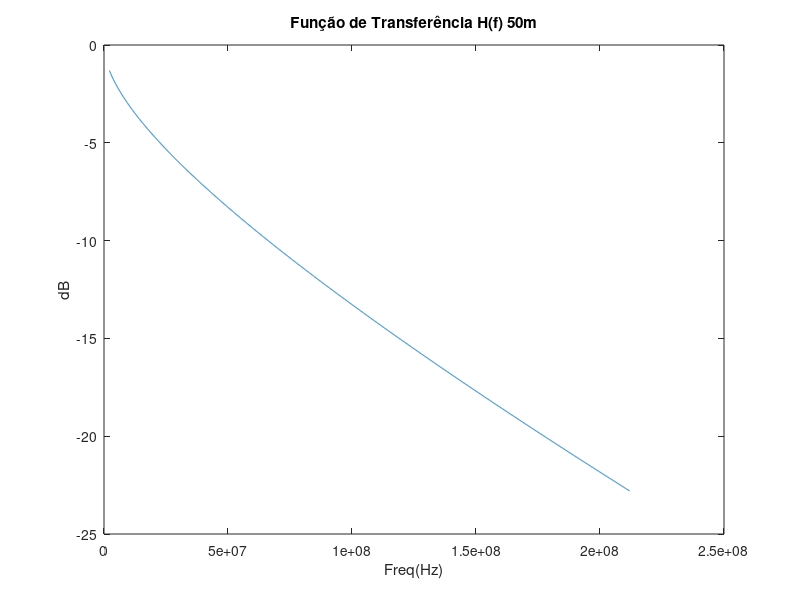
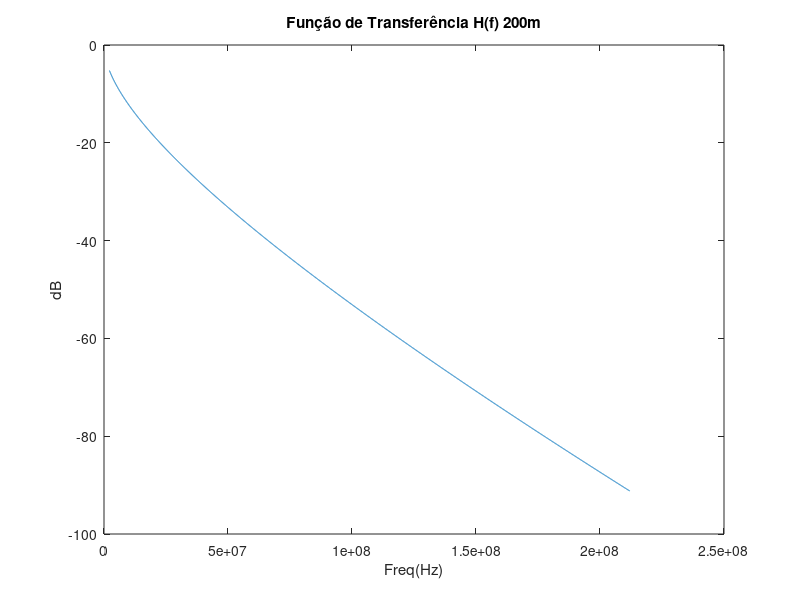
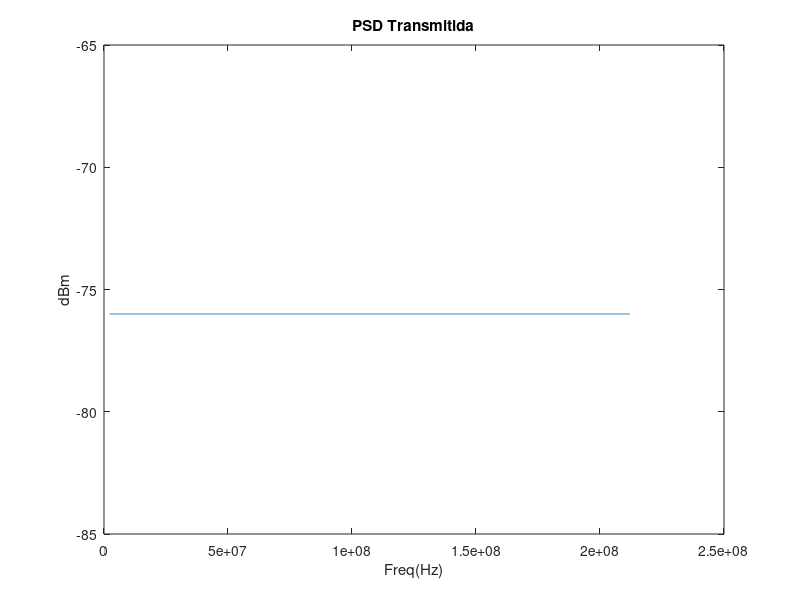
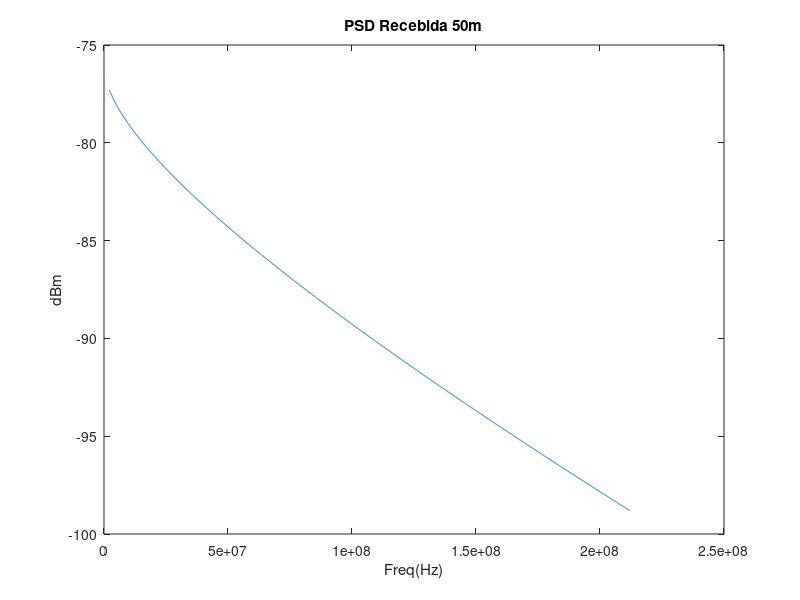

Write the MATLAB code that produced these figures, in order.
clc
close all
clear 

%------------------------------------------------------------------------
k=51.75e3;
f=2.2e6:k:212e6;
d=[50/1000,200/1000];
%dados---------------------------------------------------------------------
PSD_tx=-76.*ones(1,length(f));
BgNoise=-140.*ones(1,length(f));
GapSnr=9.75;
MargSnr=6;
GainSnr=5;
%CAD55 KHM-----------------------------------------------------------------
h1=106.5050;
h2=5.9318e+03;
k1=0.00185;
k2=1.20594e-07;
k3=3.11222e-05;

%parametros secundarios----------------------------------------------------
fsqrt=f.^0.5;
w=(2*pi).*f;
a2=(k2*2/pi).*f;

alfa=(k1.*fsqrt)+k2.*f;
beta=(k1.*fsqrt)-(a2.*log(f))+k3.*f;

RZ0=h1+h2.*(1./fsqrt);
IZ0=-h2.*(1./fsqrt);
R0=RZ0+j.*IZ0;


gamma=alfa+j.*beta;
gamma1=abs(gamma);
HV50=exp(-d(1).*gamma);
HV200=exp(-d(2).*gamma);

H50=20.*log10(abs(HV50));
H200=20.*log10(abs(HV200));

PSD_trans=10.^(PSD_tx./10);


PSD_r50=PSD_trans.*(abs(HV50).^2);
PSD_r200=PSD_trans.*(abs(HV200).^2);

%Conversão Log - Linear----------------------------------------------------
PSD_rx50=10.*log10(abs(PSD_r50));
PSD_rx200=10.*log10(abs(PSD_r200));
Ruido=10.^(BgNoise./10);
Gap=10.^(GapSnr./10);
Marg=10.^(MargSnr./10);
Ganho=10.^(GainSnr./10);

%--------------------------------------------------------------------------
%GAMMA=Gap+(Marg-Ganho);
GAMMA=10.^((GapSnr+(MargSnr-GainSnr))./10);

b50=floor(log2(1+(PSD_r50./(GAMMA.*Ruido))));
b200=floor(log2(1+(PSD_r200./(GAMMA.*Ruido))));
%--------------------------------------------------------------------------
i=1;
u=length(f)+1;

while i<u
    test1=b50(1,i);
    test2=b200(1,i);
    if test1>=12
       B50(1,i)=12;
    
    elseif test1<=1
       B50(1,i)=1;
    else
       B50(1,i)=b50(1,i); 
    end
    
    if test2>=12
       B200(1,i)=12;
    
    elseif test2<=1
       B200(1,i)=1;
    else
       B200(1,i)=b200(1,i); 
    end



i=i+1;

end

out='Taxa de transmissão 50m'
R50=k*sum(B50)

out='Taxa de transmissão 200m'
R200=k*sum(B200)



%--------------------------------------------------------------------------
%{
figure

plot(f,gamma1)
title('|Constante de propagação| gama(f)')
ylabel('Neper');
xlabel( 'Freq(Hz)' );

figure
plot(f,abs(R0))
title('Impedância Característica')
ylabel('Ohm');
xlabel( 'Freq(Hz)' );
%}


figure
plot(f,H50)
title('Função de Transferência H(f) 50m')
ylabel('dB');
xlabel( 'Freq(Hz)' );


figure
plot(f,H200)
title('Função de Transferência H(f) 200m')
ylabel('dB');
xlabel( 'Freq(Hz)' );


figure
plot(f,PSD_tx)
title('PSD Transmitida')
ylabel('dBm');
xlabel( 'Freq(Hz)' );

figure
plot(f,PSD_rx50)
title('PSD Recebida 50m')
ylabel('dBm');
xlabel( 'Freq(Hz)' );

figure
plot(f,PSD_rx200)
title('PSD Recebida 50m')
ylabel('dBm');
xlabel( 'Freq(Hz)' );

figure
plot(f,PSD_rx200)
title('PSD Recebida 200m')
ylabel('dBm');
xlabel( 'Freq(Hz)' );

figure
plot(f,B50)
title('Bitloading 50m')
ylabel('Bits');
xlabel( 'Freq(Hz)' );

figure
plot(f,B200)
title('Bitloading 200m')
ylabel('Bits');
xlabel( 'Freq(Hz)' );